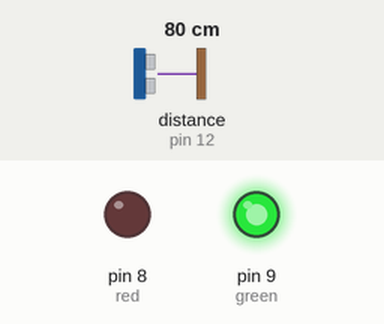
Bench run of a sketch on a simulated Arduino Uno, built with avr-gcc and run on an emulated ATmega328P. Parts: output pins drawn as LEDs (lit = HIGH). The test bench sets the inputs (shaded band); at power-on: distance to the obstacle (sensor on pin 12) 80 cm. The echo pulse lasts 58.3 µs per cm; what the sketch prints to the serial monitor is not drawn.

Above: at 1.8 s.
1.9 s: distance to the obstacle (sensor on pin 12) set to 33 cm
3.4 s: distance to the obstacle (sensor on pin 12) set to 26 cm
At 5.2 s:
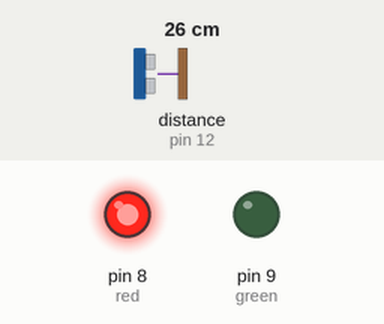
5.5 s: distance to the obstacle (sensor on pin 12) set to 35 cm
At 7.2 s:
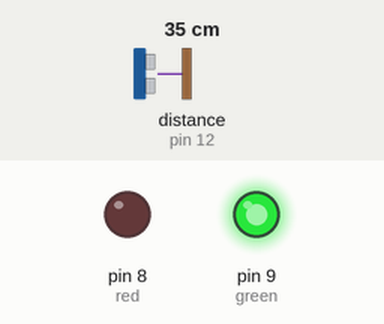
7.5 s: distance to the obstacle (sensor on pin 12) set to 2 cm
At 8.8 s:
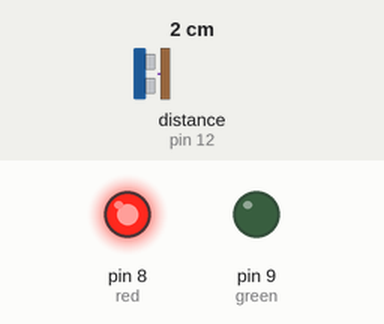
Timing chart, 0 to 10.5 s (numbered marks = the images above; inputs shaded):
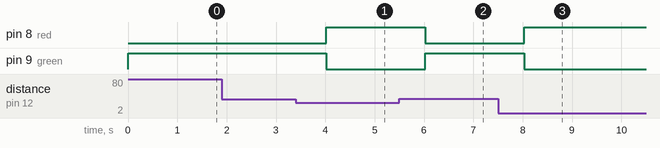

Measured:
- the behaviour switches between 30 and 29 cm on distance to the obstacle (sensor on pin 12) (found by bisection; images 0 and 1)
- after the input at 1.9 s, every drawn part: stays the same
- after the input at 3.4 s, pin 8 (red): LOW → HIGH after 0.62 s; pin 9 (green): HIGH → LOW after 0.62 s
- after the input at 5.5 s, pin 8 (red): HIGH → LOW after 0.53 s; pin 9 (green): LOW → HIGH after 0.53 s
- after the input at 7.5 s, pin 8 (red): LOW → HIGH after 0.53 s; pin 9 (green): HIGH → LOW after 0.53 s

The sketch:

ultra.ino
```cpp
//Carrega a biblioteca SoftwareSerial
//#include <ArduinoJson.h>

//Carrega a biblioteca do sensor ultrassonico
#include <Ultrasonic.h>

//Define os pinos para o trigger e echo
#define pino_trigger 13
#define pino_echo 12
#define red 8
#define green 9

//Inicializa o sensor nos pinos definidos acima
Ultrasonic ultrasonic(pino_trigger, pino_echo);

void setup()
{
   pinMode(green, OUTPUT);
   pinMode(red, OUTPUT);
  //Inicia a serial
  Serial.begin(115200);
}

void loop()
{
  //Le as informacoes do sensor, em cm e pol
 long microsec = ultrasonic.timing();
 float cmMsec = ultrasonic.convert(microsec, Ultrasonic::CM);
 Serial.print(cmMsec);
 if (cmMsec < 30){
 analogWrite(red, 255);
 analogWrite(green, 0);
 }else{
 analogWrite(red, 0);
 analogWrite(green, 255);
 }

 delay(1000);
}
```
